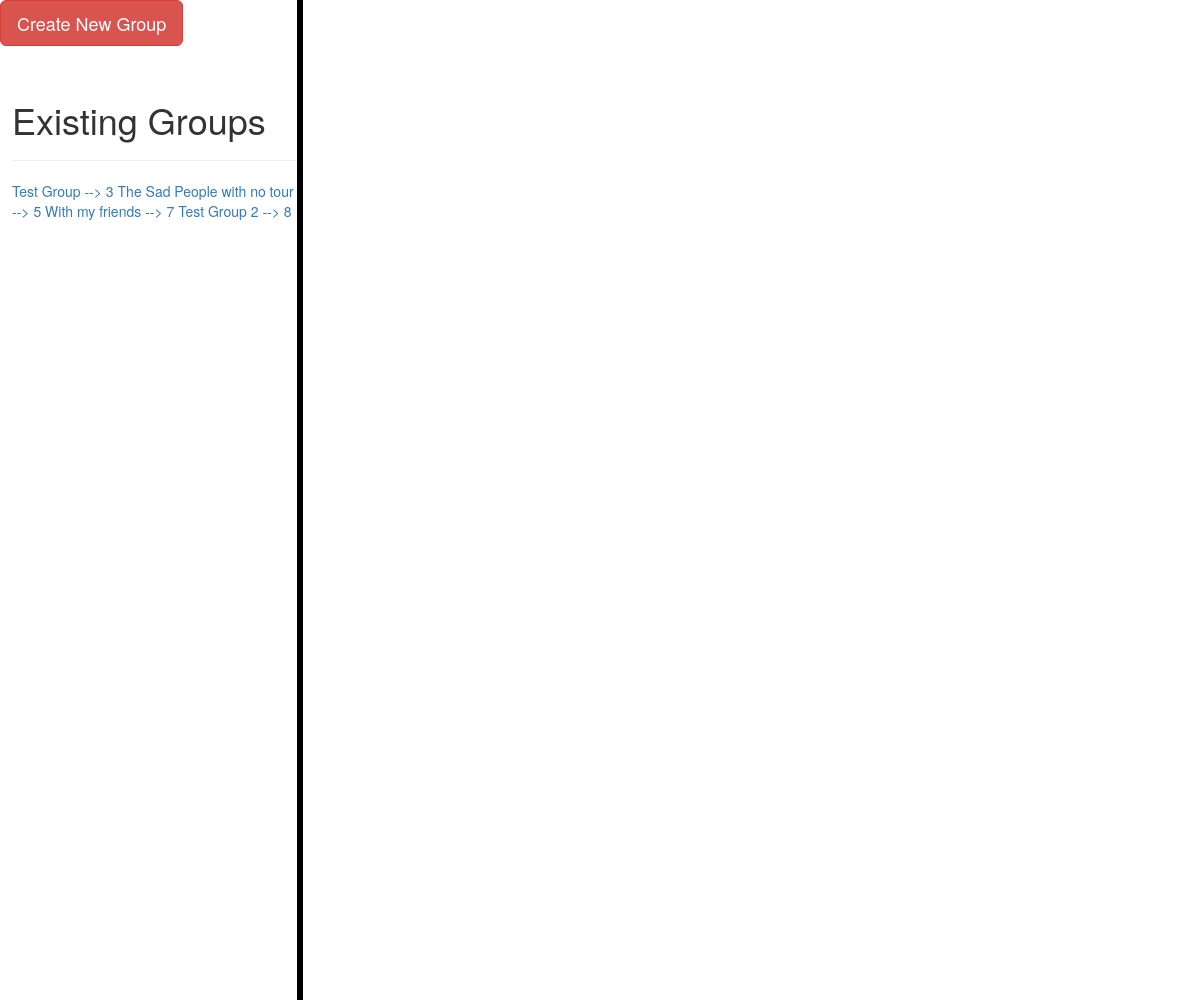
The page /blog/existingGroups/ (signed in) on the database its author committed.
### database/models.py (models this page shows)
class GROUP(models.Model):
    groupName = models.CharField(max_length=100)
    '''def __str__(self):
        return str(self.pk) + "," + self.groupName'''

### Blog/views.py (the view)
# urls.py: path('existingGroups/',views.show_existing_groups,name="existing_groups"),
def show_existing_groups(request):
    current_user=request.user
    current_user_profile=PROFILE.objects.get(user=request.user)
    profile_groups=PROFILEGROUP.objects.all()
    groups={}
    for pg in profile_groups:
        if(pg.userID == current_user_profile):
            name=pg.groupID.groupName
            group=pg.groupID
            groups[group.id]=name
    context={}
    print(groups)
    context['groups']=groups
    context['show_messages']=False
    context['message_list']=[]
    request.session.__setitem__('group_list',groups)
    return render(request, 'existingGroups.html', context)

### templates/existingGroups.html (shortened to what this page needs)
<!DOCTYPE html>
{% load ChoiceSubsystem_extras %}
<html lang="en">
<head>
	<link href="https://maxcdn.bootstrapcdn.com/bootstrap/3.3.0/css/bootstrap.min.css" rel="stylesheet" id="bootstrap-css">
</head>
<body>
<div class="group_list">
<h1>Existing Groups</h1>
<hr>
{% for key,value in groups.items %}
	<a href="{% url 'show_messages' key %}">{{ value }} --> {{ key }}</a>
{% endfor %}
</div>
<div class="v1"></div>
<div class="button_style">
<form action="{% url 'create_group' %}" >
  <button  type="submit" class="btn btn-lg btn-danger">Create New Group</button>
</form>
</div>
</body>
</html>

### templates/existingGroups.html (style rules this page uses)
.group_list { width:24%; position: absolute; top: 8%; left: 1%; }
.v1 { border-left: 6px solid black; height: 1000px; position: absolute; left: 25%; margin-left: -3px; top: 0; }
.button_style { left=60%; position:absolute; }

### rows shown on the page
GROUP: groups "Test Group"
GROUP: groups "The Sad People with no tour"
GROUP: groups "With my friends"
GROUP: groups "Test Group 2"

### other values the page prints
{{ key }} "3" "5" "7" "8"
